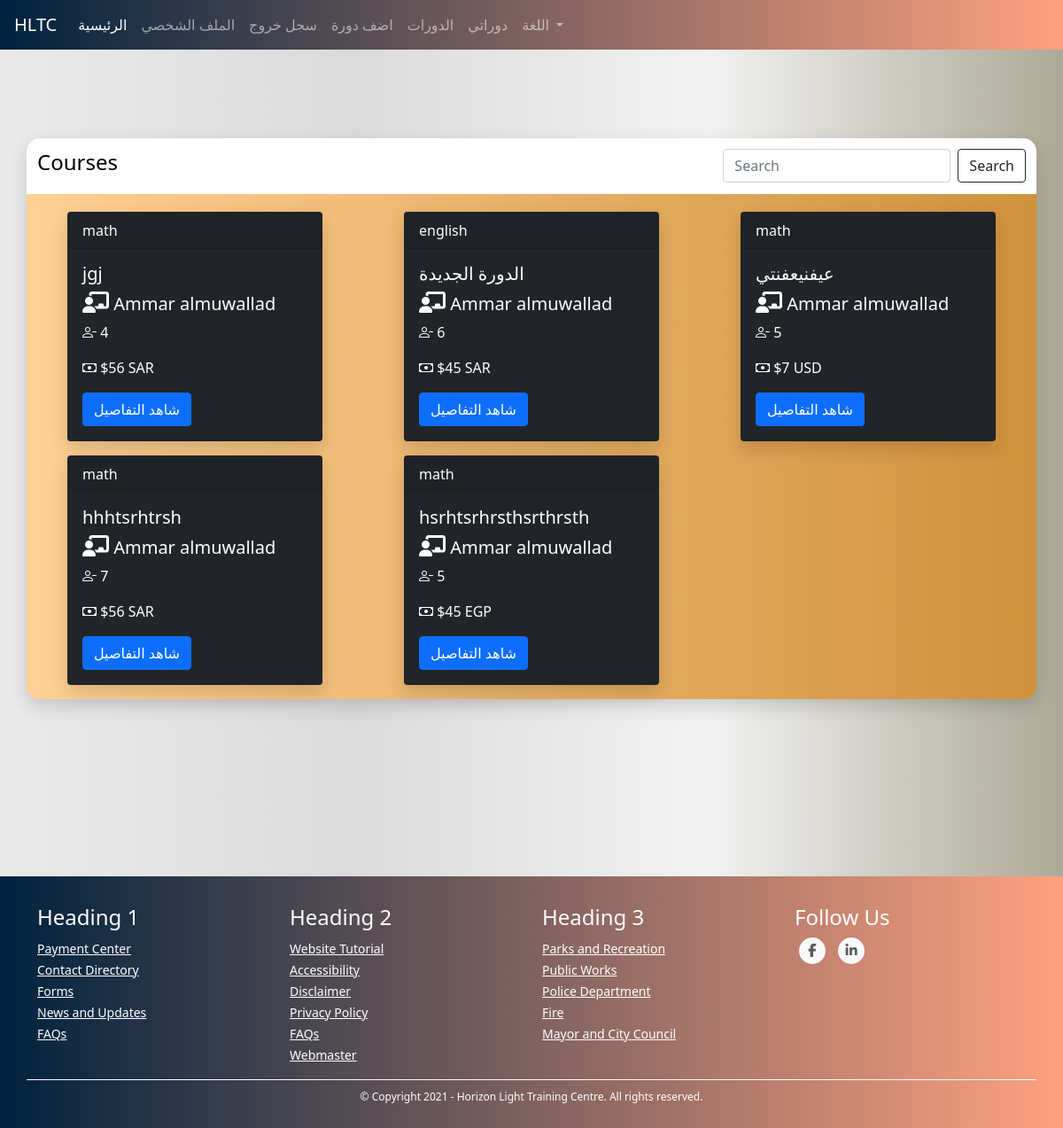
Page /tutors/my-courses (signed in) on the earlier database version.
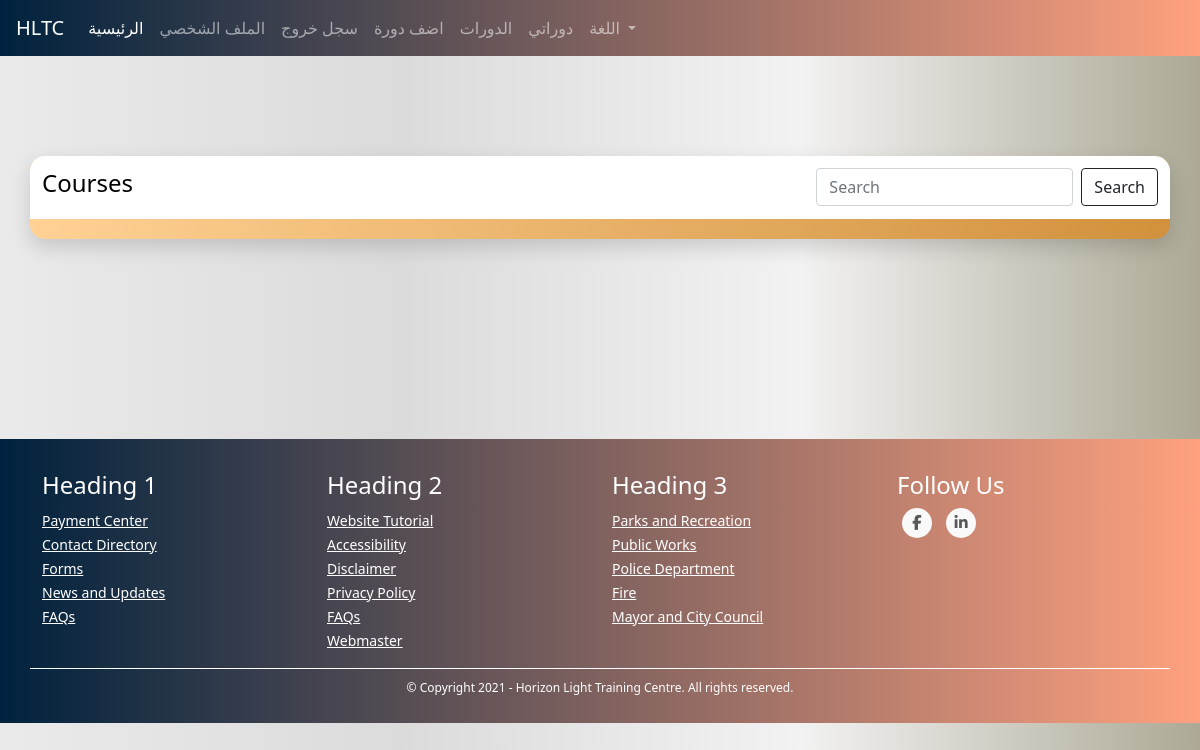
Same page on the later database version.
### TUTOR/models.py (models this page shows, shortened)
class CourseModel(db.Model):
    id = db.Column(db.Integer, primary_key=True)
    name = db.Column(db.String(130), nullable=False)
    description = db.Column(db.String(1000), nullable=False)
    subject = db.Column(db.String(), nullable=False)
    price = db.Column(db.Integer, nullable=False)
    min_students = db.Column(db.Integer, nullable=False)
    max_students = db.Column(db.Integer, nullable=False)
    currency = db.Column(db.String(3), nullable=False)
    began = db.Column(db.Boolean, nullable=False, default=False)
    ended = db.Column(db.Boolean, nullable=False, default=False)
    course_type = db.Column(db.Integer, nullable=False) # 1 for start when min number # 2 for start with min and date
    _period = db.Column(db.Integer, nullable=True) # days
    _start_date = db.Column(db.DateTime, nullable=True)
    _end_date = db.Column(db.DateTime, nullable=True)
    links = db.Column(db.String(), nullable=False) # {"zoom": "link", ....}
    weekly_time_table_json  = db.Column(db.String(1000), nullable=False) # {"saturday": {"from": ..., "to": ...}, ...}
    _state = db.Column(db.String(), nullable=False, default=json.dumps({"state_code": 1, "state_string": "لم تبدأ بعد", "allowed_actions": ["join", "view", "start", "cancel"]})) # {"state_code": 2, "state_string": "قائم", "allowed_actions": ["view", "end"]} {"state_code": 3, "state_string": "انتهى", "allowed_actions": ["delete"]} {"state_code": 4, "state_string": "ملغي", "allowed_actions": ["delete"]}
    number_of_students_paid = db.Column(db.Integer, nullable=False, default=0)
    have_sent_first_payment_emails = db.Column(db.Boolean, nullable=False, default=False)
    created_by_admin = db.Column(db.Boolean, nullable=False)
    creation_date = db.Column(db.DateTime, nullable=False, default=datetime.utcnow)
    payment_model = db.relationship('PaymentModel', backref='course', uselist=False)
    tutor_data_model_id = db.Column(db.Integer, db.ForeignKey('tutor_data_model.id'),
        nullable=False)
    @property
    def number_of_participants(self):
        return len(self.students)
    @property
    def empty_seats(self):
        return self.max_students - self.number_of_participants
    def start(self):
        self.began = True
        self._state = json.dumps({"state_code": 2, "state_string": "قائم", "allowed_actions": ["view", "end", "cancel"]})
        if self.course_type == 1:
            now = datetime.date(datetime.utcnow())
            self._start_date = now
            self._end_date = now + timedelta(days=self.period)
        db.session.commit()
        for sdm in self.students: # the paymetn is when a student joins not when the course begins bcz the course wont begin if students didn't pay
            send_student_course_start_email(sdm.user, self)
        send_tutor_course_start_email(self.tutor.user, self)
        return True
    def end(self):
        self.ended = True
        self._state = json.dumps({"state_code": 3, "state_string": "انتهى", "allowed_actions": ["delete"]})
        db.session.commit()
        for sdm in self.students:
            send_student_course_ended_email(sdm.user, self)
        send_tutor_course_ended_email(self.tutor.user, self)
        return True
    def cancel(self):
        self._state = json.dumps({"state_code": 4, "state_string": "ملغي", "allowed_actions": ["delete"]})
        db.session.commit()
        self.payment_model.refund_all()
        for sdm in self.students:
            send_student_course_canceled_email(sdm.user, self)
        send_tutor_course_canceled_email(self.tutor.user, self)

class UserModel(db.Model, UserMixin):
    id = db.Column(db.Integer, primary_key=True)
    first_name = db.Column(db.String(128), nullable=False)
    last_name = db.Column(db.String(128), nullable=False)
    username = db.Column(db.String(20), unique=True, nullable=False)
    email = db.Column(db.String(256), unique=True, nullable=False)
    password = db.Column(db.String(255), nullable=False)
    user_type = db.Column(db.String(30), nullable=False)
    _gender = db.Column(db.Boolean, nullable=False, default=True)
    email_confirmation_code = db.Column(db.String(5), nullable=True)
    is_confirmed = db.Column(db.Boolean, nullable=False, default=False)
    creation_date = db.Column(db.DateTime, nullable=False, default=datetime.utcnow)
    admin_data_model = db.relationship('AdminDataModel', backref='user', uselist=False)
    tutor_data_model = db.relationship('TutorDataModel', backref='user', uselist=False)
    student_data_model = db.relationship('StudentDataModel', backref='user', uselist=False)
    @property
    def full_name(self):
        return self.first_name + " " + self.last_name

### TUTOR/TUTORS/routes.py (the view)
@tutors_blueprint.route("/tutors/my-courses", methods=["GET", "POST"])
@login_required(["tutor"])
def tutor_courses():
    all_courses = CourseModel.query.filter_by(tutor_data_model_id=current_user.tutor_data_model.id).all()
    return render_template("tutors/tutor_courses.html", all_courses=all_courses)

### TUTOR/TUTORS/routes.py (called while the page is built)
@tutors_blueprint.context_processor
def utility_processor():
    return dict(get_language_text=LngObj.get_language_text, get_current_page_language_list=LngObj.get_current_page_language_list, languages=LANGUAGES, admin_types=ADMIN_TYPES, settings=SiteSettingsModel.instance())

### TUTOR/models.py (called while the page is built)
@login_manager.user_loader
def load_user(user_id):
    return UserModel.query.get(int(user_id))

    @classmethod
    def instance(cls):
        return cls.query.get(1)

### TUTOR/utils/utils.py (called while the page is built)
def login_required(roles=[]):
	def wrapper(fn):
		@wraps(fn)
		def decorated_view(*args, **kwargs):
			if request.method in EXEMPT_METHODS:
				return fn(*args, **kwargs)
			elif current_app.login_manager._login_disabled:
				return fn(*args, **kwargs)
			elif not current_user.is_authenticated:
				return current_app.login_manager.unauthorized()
			role = current_user.user_type
			if ( (role not in roles) and (roles != []) ):
				return current_app.login_manager.unauthorized()
			return fn(*args, **kwargs)
		return decorated_view
	return wrapper

### TUTOR/templates/tutors/tutor_courses.html (shortened to what this page needs)
{% extends "template.html" %}
{% block content %}
    <link rel="stylesheet" href="{{ url_for('static', filename='css/courses.css') }}">
    <div class="container my-cont">
        <div class="row justify-content-center my-row filter-row">
          <nav class="navbar navbar-expand-lg my-courses-nav navbar-dark">
            <a class="navbar-brand"><h4>Courses</h4></a>
                  <div class="collapse navbar-collapse" id="navbarSupportedContent">
                    <form class="form-inline my-2 my-lg-0">
                      <input class="form-control mr-sm-2" type="search" placeholder="Search" aria-label="Search">
                      <button class="btn btn-outline-dark my-2 my-sm-0" type="submit">Search</button>
                    </form>
                  </div>
            </nav>
        </div>
        <div class="row my-row">
            {% for course in all_courses %}
                <div class="col-sm-4 my-col content-col">
                    <div class="card text-white bg-dark mb-3 my-card" style="max-width: 18rem;">
                        <div class="card-header">{{ course.subject }}</div>
                            <div class="card-body">
                                <h5 class="card-title">{{ course.name }}</h5>
                                <h5 class="card-title"><i class='fas fa-chalkboard-teacher' style='font-size:24px'></i> {{ course.tutor.user.full_name }}</h5>
                                <p class="card-text"><i class="bi bi-person-dash"></i> {{ course.empty_seats }}</p>
                                  <p class="card-text"><i class="bi bi-cash"></i> ${{ course.price }} {{ course.currency }}</p>
                                  <a href="{{ url_for('courses_blueprint.course', course_id=course.id) }}" class="btn btn-primary">شاهد التفاصيل</a>
                        </div>
                    </div>
                </div>
            {% endfor %}
        </div>
    </div>
{% endblock %}

Differences in the rows shown:
removed CourseModel: subject "math", name "jgj", tutor.user.full_name "Ammar almuwallad", empty_seats "4", price "56", currency "SAR"
removed CourseModel: subject "english", name "الدورة الجديدة", tutor.user.full_name "Ammar almuwallad", empty_seats "6", price "45", currency "SAR"
removed CourseModel: subject "math", name "عيفنيعفنتي", tutor.user.full_name "Ammar almuwallad", empty_seats "5", price "7", currency "USD"
removed CourseModel: subject "math", name "hhhtsrhtrsh", tutor.user.full_name "Ammar almuwallad", empty_seats "7", price "56", currency "SAR"
removed CourseModel: subject "math", name "hsrhtsrhrsthsrthrsth", tutor.user.full_name "Ammar almuwallad", empty_seats "5", price "45", currency "EGP"
